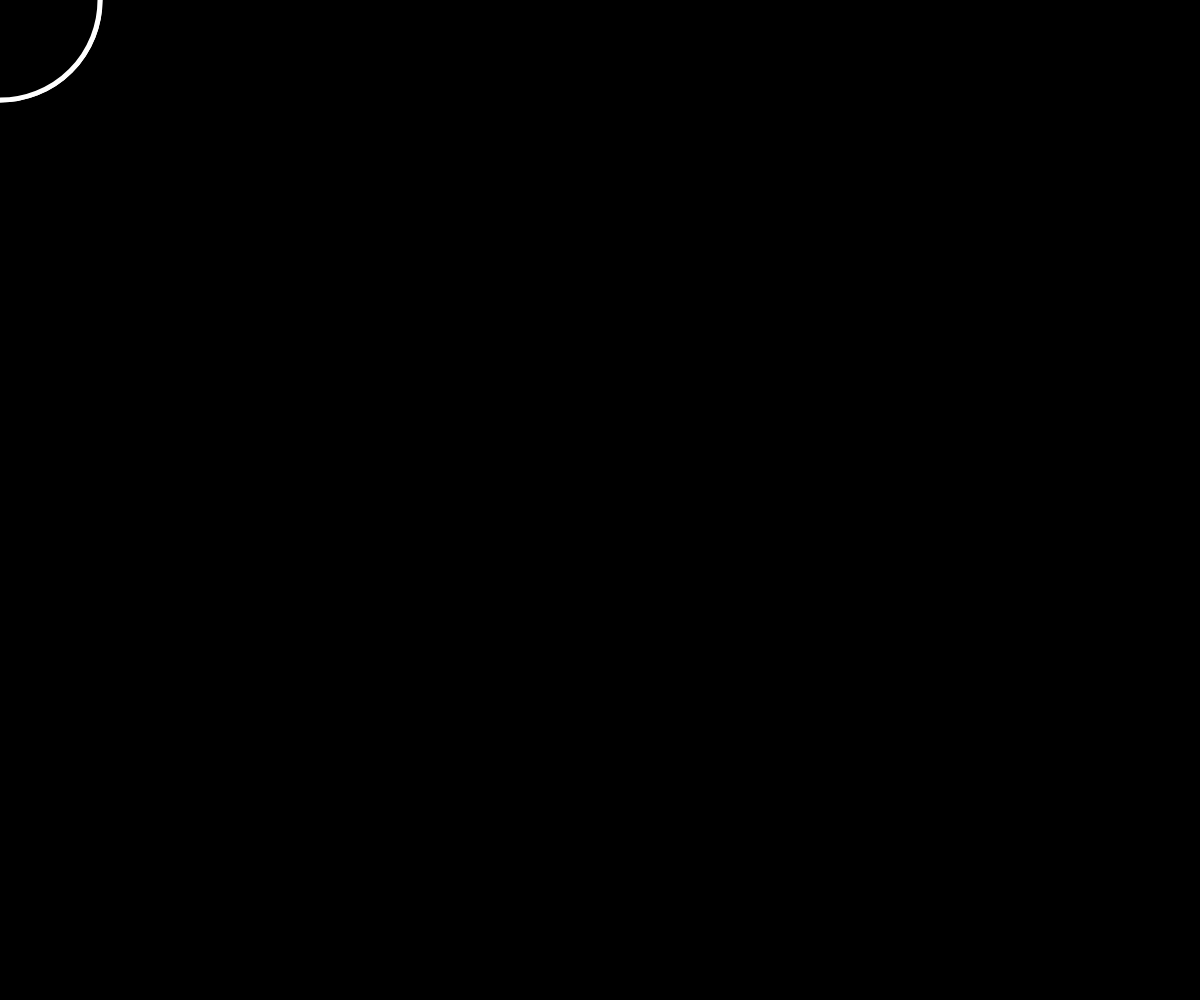
Frame 1 (no input)
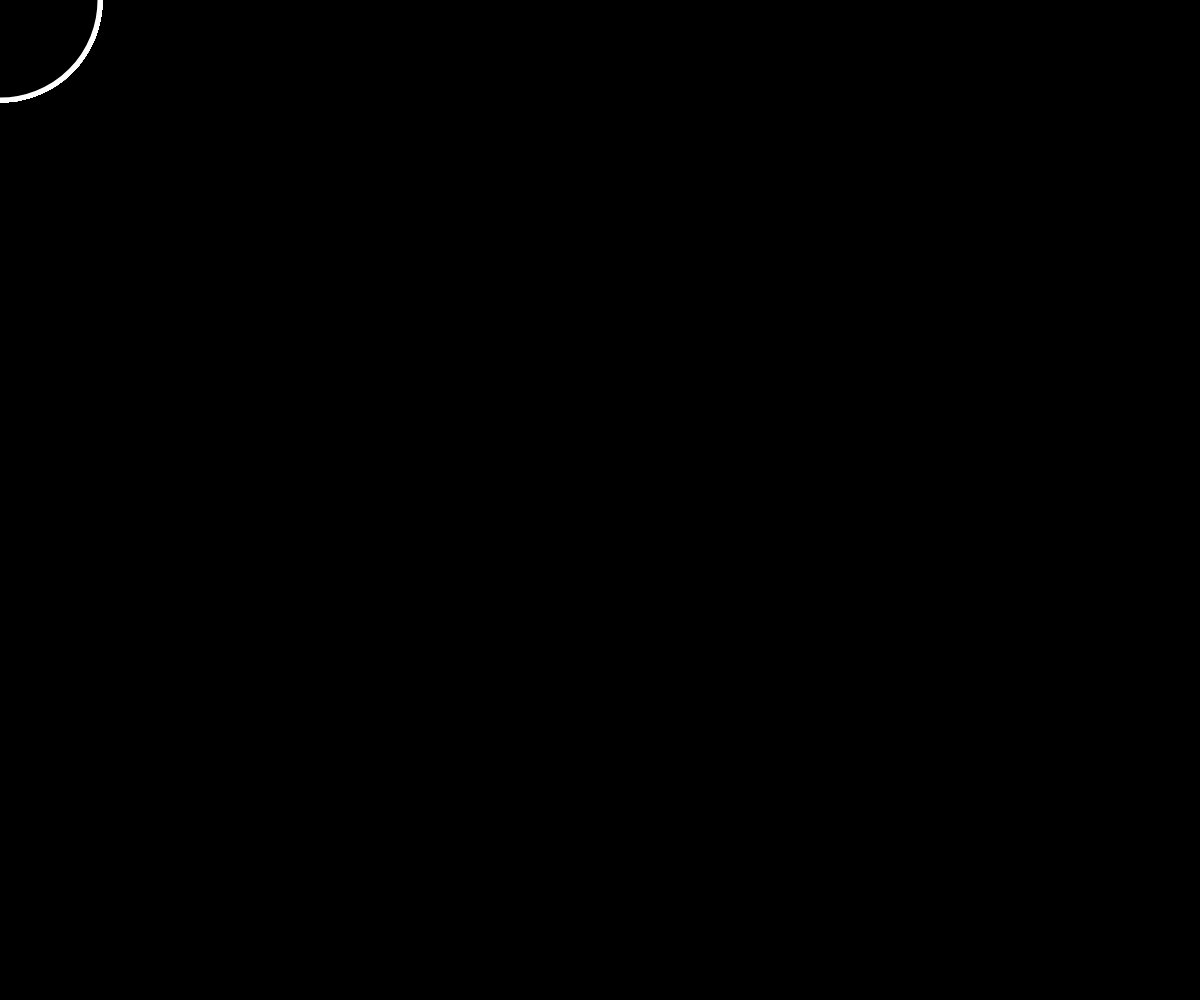
Frame 60 (no input)
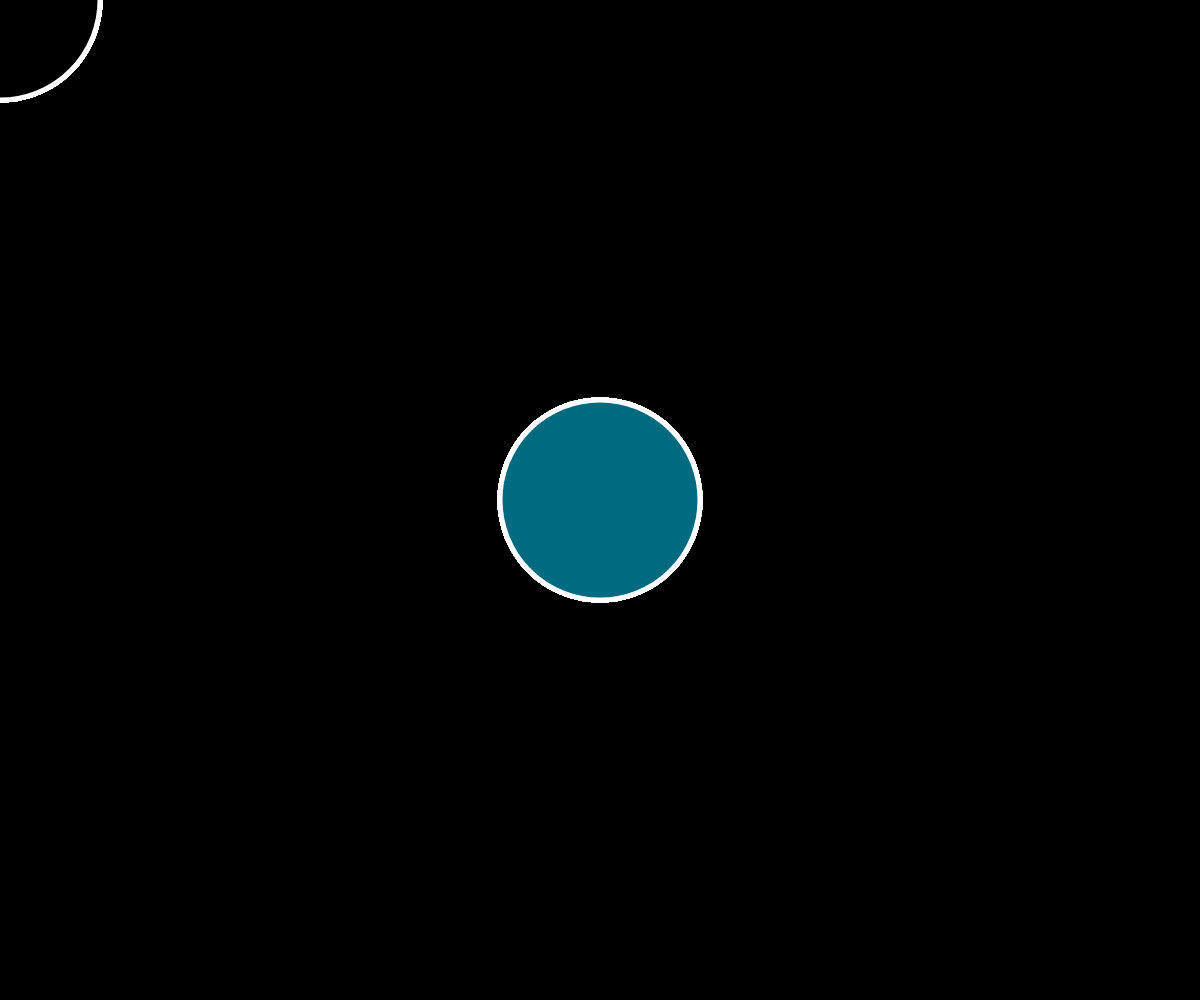
Frame 120 (the mouse pressed at the canvas centre since frame 60)

The p5.js sketch that drew these frames (run headless with seeded random() and noise() and a simulated clock; from frame 60 on, the mouse is pressed at the canvas centre):

// p5.js sketch
// ── sketch.js
function setup() {  //設定函數，設定初始值的地方
  // 建立依照視窗的高與寬當作畫布的寬高
  createCanvas(windowWidth, windowHeight);  //創建畫布
  // 設定顏色模式為HSB
  colorMode(HSB);
  background(0);  // 清除畫布
}

function draw() {
  // 根據滑鼠的 X 座標計算色相，範圍從 20 到 360
  let hue = map(mouseX, 0, windowWidth, 20, 360);

  // 根據滑鼠的 Y 座標計算亮度，範圍從 0 到 100
  let brightness = map(mouseY, 0, windowHeight, 0, 100);

  // 設定填充顏色
  fill(hue, 100, brightness);

  // 畫圓，圓的寬高為 200px
  noStroke();
  //設定框的框線與顏色
  stroke(255);
  strokeWeight(5);
  ellipse(mouseX, mouseY, 200, 200);
}

function mouseMoved() {
  redraw();  // 當滑鼠移動時重新繪製
}

//當視窗的大小改變時，重新設定畫布的寬高
function windowResized() {
  resizeCanvas(windowWidth, windowHeight);
  background(0);  // 清除畫布
}
